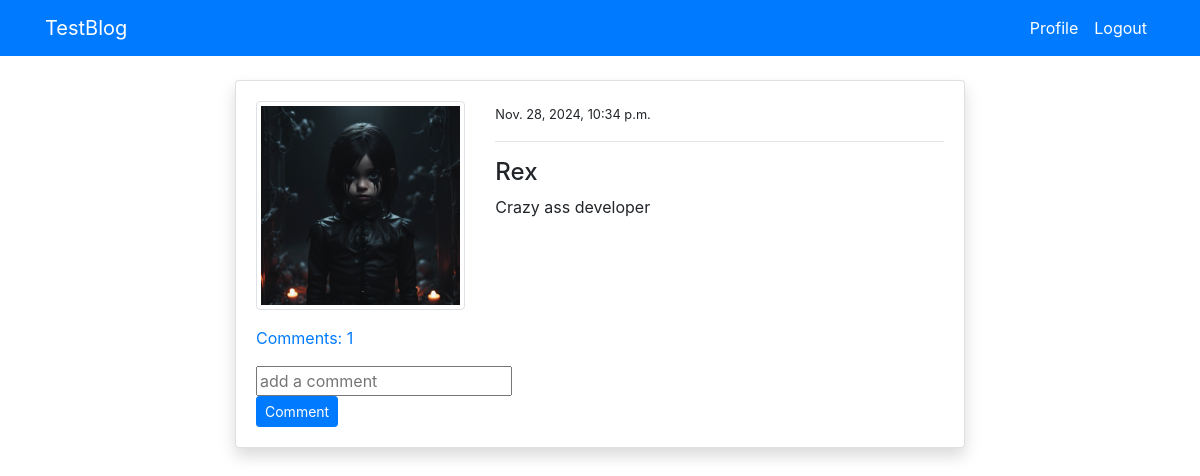
The page /post_detail/10/ (signed in) on the database its author committed.
### testblogapp/models.py (models this page shows, shortened)
class Post(models.Model):
    user = models.ForeignKey(User, on_delete=models.CASCADE)
    title = models.CharField(max_length=100)
    content = models.TextField()
    date_created = models.DateTimeField(auto_now_add=True)
    def comment_count(self):
        return self.comment.all().count()
    class Meta:
        ordering = ['-date_created']

class Profile(models.Model):
    user = models.OneToOneField(User, on_delete=models.CASCADE, related_name='profile')
    image = models.ImageField(default='default.jpg', upload_to='profiles')

### testblogapp/views.py (the view)
# urls.py: path('post_detail/<int:pk>/', views.post_detail, name='post_detail'),
@login_required(login_url='login')
def post_detail(request, pk):
    posts = Post.objects.get(id=pk)
    if request.method == 'POST':
        c_form = CommentForm(request.POST)
        if c_form.is_valid():
            instance = c_form.save(commit=False)
            instance.user = request.user
            instance.post = posts
            instance.save()
            return redirect('post_detail', pk=posts.id)
    else:
        c_form = CommentForm()
    context = {
        "posts": posts,
        "c_form":c_form
    }
    return render(request, 'base/post_detail.html', context)

### testblogapp/forms.py
class CommentForm(forms.ModelForm):
    content = forms.CharField(max_length=250, label='', widget=forms.TextInput(attrs={"placeholder": "add a comment"}) )
    class Meta:
        model = Comment
        fields = ['content']

### templates/base/post_detail.html (shortened to what this page needs)
{% extends 'base/base.html' %}
{% load crispy_forms_tags %}
{% block content %}
<div class="container">
    <div class="row mt-5 pt-3">
        <div class="col-md-8 offset-md-2">
            <div class="card my-3 shadow">
                <div class="card-body">
                    <div class="row">
                        <div class="col-md-4">
                            <img class="img-thumbnail" src="{{posts.user.profile.image.url}}" alt="profile-img">
                        </div>
                        <div class="col-md-8">
                            <small>{{posts.date_created}}</small>
                            <hr>
                            <h4>{{posts.title}}</h4>
                            <p>
                              {{posts.content}}
                            </p>
                        </div>
                    </div>
                    <p class="mt-3">
                        <a class="" data-toggle="collapse" href="#collapseExample" role="button" aria-expanded="false"
                            aria-controls="collapseExample">
                            Comments: {{posts.comment_count}}
                        </a>
                    </p>
                    <form method="post">
                        {{ c_form }}
                        <input class="btn btn-primary btn-sm" type="submit" value="Comment">
                    </form>
                </div>
            </div>
        </div>
    </div>
</div>
{% endblock %}

### rows shown on the page
Post: user.profile.image (picture), date_created "Nov. 28, 2024, 10:34 p.m.", title "Rex", content "Crazy ass developer", comment_count "1"
